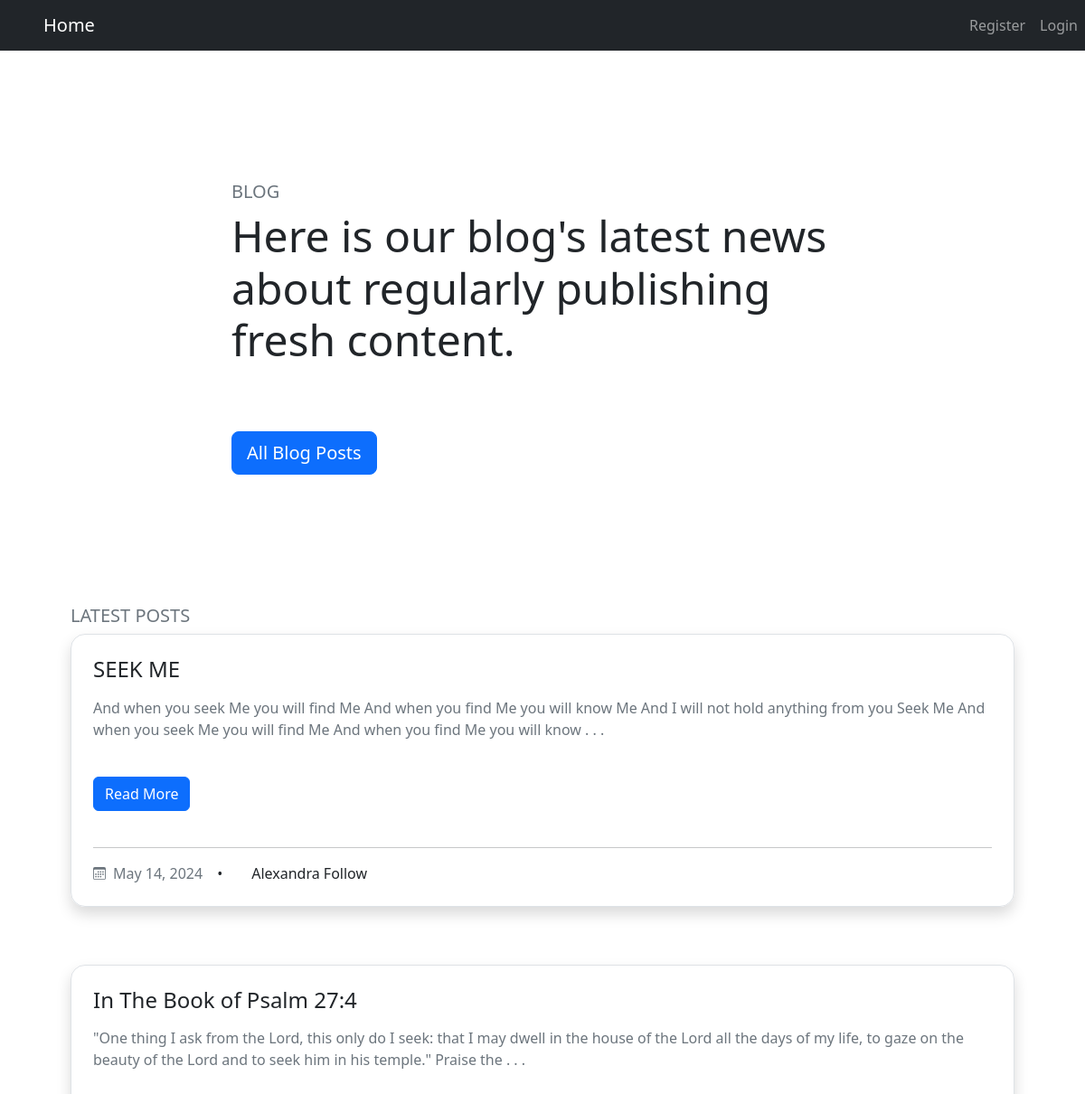
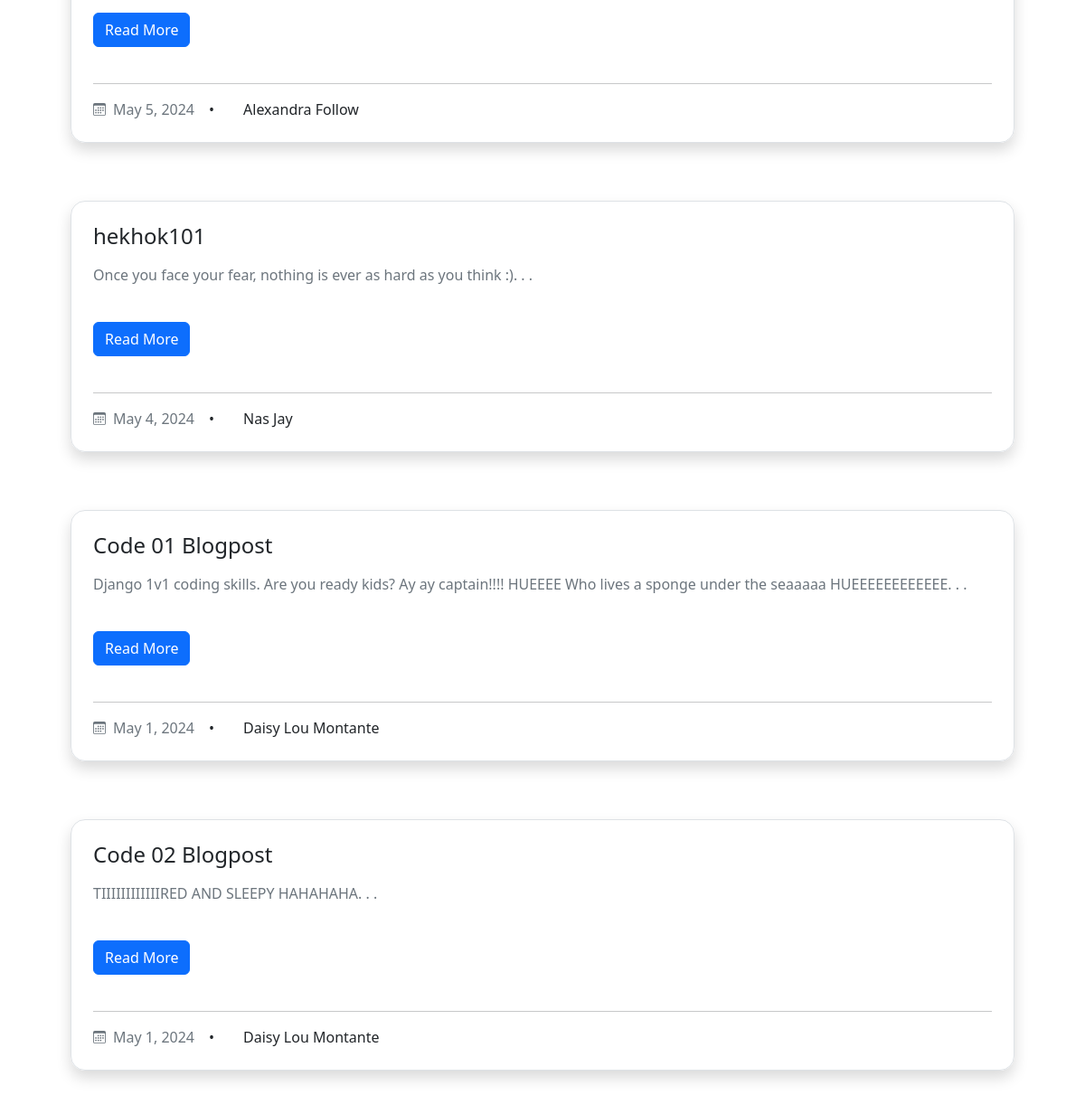
Before: / with the older database file (2 pictures, top to bottom).
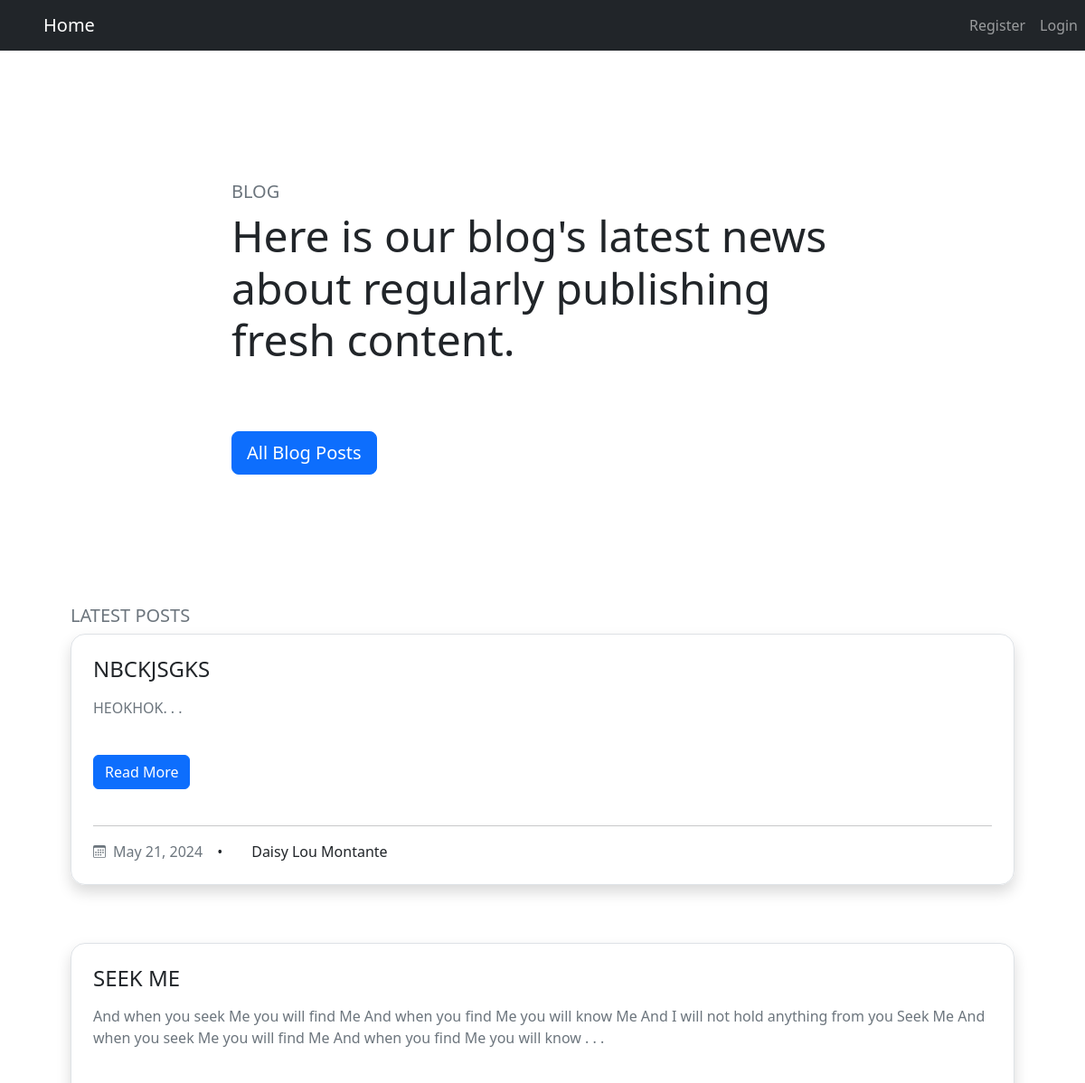
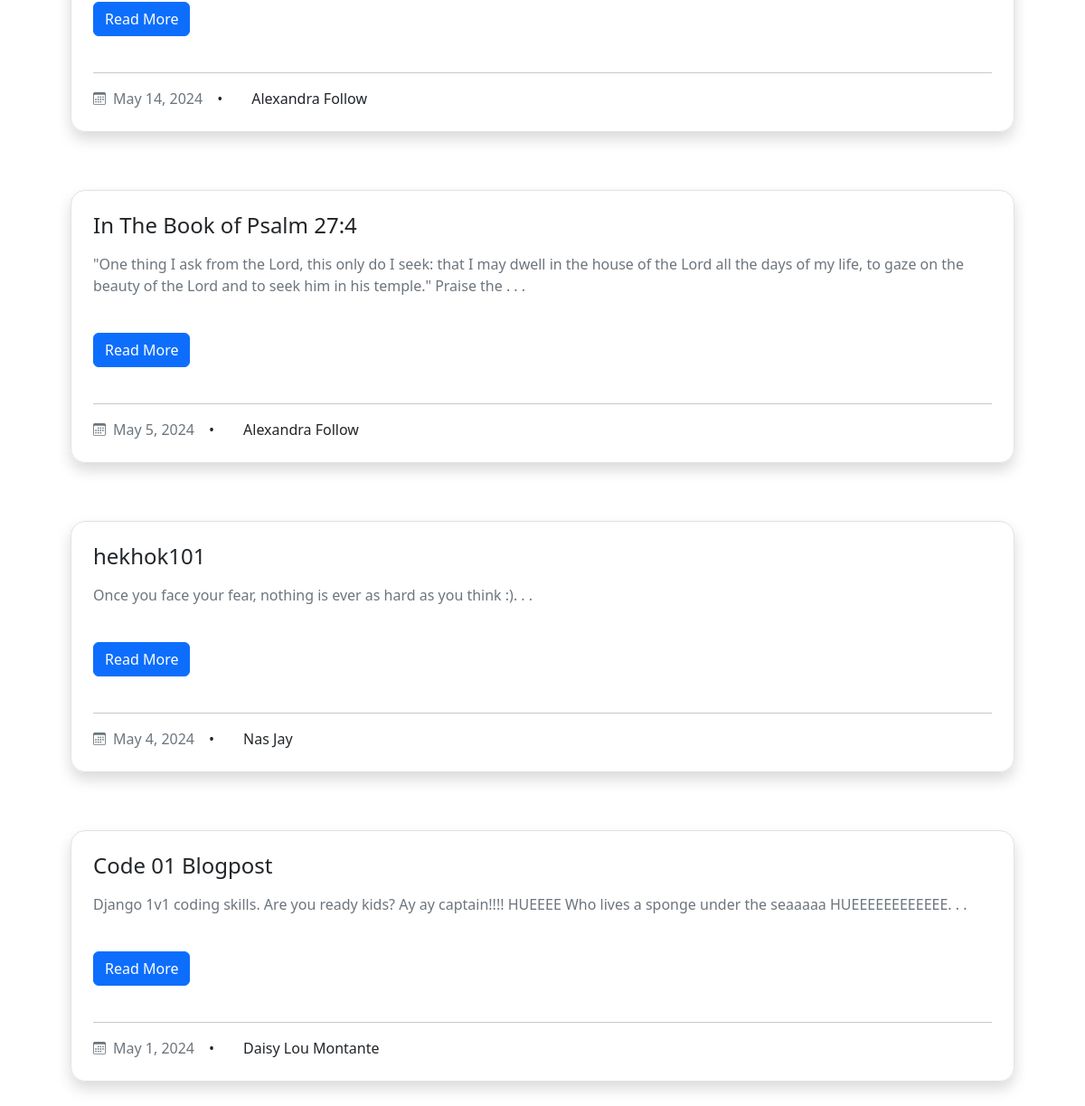
After: the same page with the newer database file (2 pictures, top to bottom).
### blogpost/models.py (models this page shows, shortened)
class Post(models.Model):
    title = models.CharField(max_length=255)
    author = models.ForeignKey(User, on_delete=models.CASCADE)
    body = models.TextField()
    post_date = models.DateField(auto_now_add=True)
    likes = models.ManyToManyField(User, related_name='blogpost')

### blogpost/views.py (the view)
# urls.py: path('', Featured.as_view(), name='home'),
class Featured(ListView):
    model = Post
    template_name = 'featured-blogs.html'
    ordering = ['-post_date']

### blogpost/templates/featured-blogs.html (shortened to what this page needs)
{% extends "base.html" %}
{% block content %}
<section class="py-3 py-md-5 py-xl-8 " >
    <div class="container overflow-hidden p-5">
        <div class="row">
        <div class="container col-12 col-md-10 col-lg-8">
          <div class="conside mt-5 justify-items-center">
              <h3 class="fs-5 mb-2 text-secondary text-uppercase">Blog</h3>
              <h2 class="display-5 mb-4">Here is our blog's latest news about regularly publishing fresh content.</h2>
                <a href="{% url 'all'  %}">
                  <button type="button" class="btn btn-lg btn-primary mb-3 mb-md-4 mb-xl-5 mt-5">All Blog Posts</button>
                </a>
          </div>
        </div>
        </div>
    </div>
    <div class="container overflow-hidden p-5">
        <h1 class="fs-5 mb-2 text-secondary text-uppercase">Latest Posts</h1>
          <article>
             {% for post in object_list|slice:":5"  %}
            <div class="card border-0 mb-3 shadow d-flex rounded-4">
              <div class="card-body border bg-white p-4 rounded-4">
                <div class="entry-header mb-3">
                  <h2 class="card-title entry-title h4 mb-0">
                    <a class="link-dark text-decoration-none" href="{% url 'blogdetail' post.pk %}">{{post.title}}</a>
                  </h2>
                </div>
                <p class="card-text entry-summary text-secondary mb-3">
                    {{ post.body|slice:":200"|safe }}. . .
                </p>
                <a href="{% url 'blogdetail' post.pk %}" class="btn btn-primary mt-4 text-nowrap entry-more">Read More</a>
                <br><br>
                <hr>
                <ul class="entry-meta list-unstyled d-flex align-items-center m-0">
                  <li>
                    <a class="fs-7 link-secondary text-decoration-none d-flex align-items-center" href="#!">
                      <span class="ms-2 fs-7">{{ post.post_date }}</span>
                    </a>
                  </li>
                  <li>
                    <span class="px-3">&bull;</span>
                  </li>
                  <li>
                    <span class="px-3">{{ post.author.first_name }} {{ post.author.last_name }}</span>
                  </li>
                </ul>
              </div>
            </div>
            <br><br>
              {% endfor %}
          </article>
    </div>
  </section>
{% endblock %}

Changed rows visible on the page:
no longer on this page (row unchanged): Post: title "Code 02 Blogpost", body "TIIIIIIIIIIIIRED AND SLEEPY HAHAHAHA", post_date "May 1, 2024", author.first_name "Daisy Lou", author.last_name "Montante"
added Post: title "NBCKJSGKS", body "HEOKHOK", post_date "May 21, 2024", author.first_name "Daisy Lou", author.last_name "Montante"
